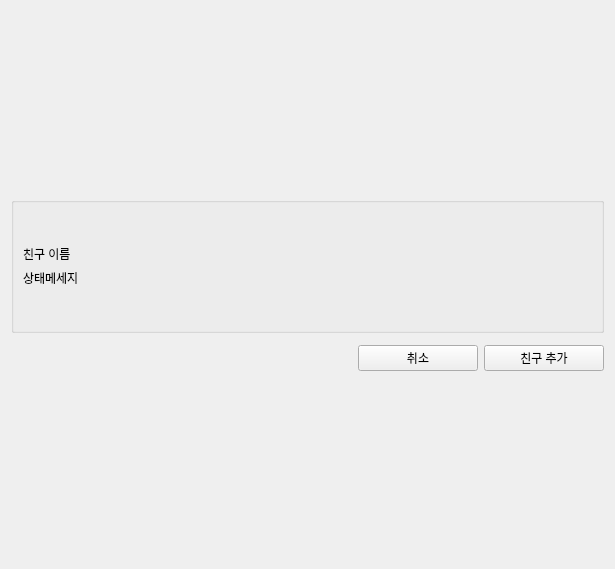
<?xml version="1.0" encoding="UTF-8"?>
<ui version="4.0">
 <class>SerchOk</class>
 <widget class="QWidget" name="SerchOk">
  <property name="geometry">
   <rect>
    <x>0</x>
    <y>0</y>
    <width>615</width>
    <height>569</height>
   </rect>
  </property>
  <property name="windowTitle">
   <string>Form</string>
  </property>
  <layout class="QVBoxLayout" name="verticalLayout_2">
   <item>
    <spacer name="verticalSpacer">
     <property name="orientation">
      <enum>Qt::Orientation::Vertical</enum>
     </property>
     <property name="sizeHint" stdset="0">
      <size>
       <width>20</width>
       <height>200</height>
      </size>
     </property>
    </spacer>
   </item>
   <item>
    <layout class="QVBoxLayout" name="verticalLayout">
     <item>
      <widget class="QGroupBox" name="groupBox">
       <property name="minimumSize">
        <size>
         <width>0</width>
         <height>50</height>
        </size>
       </property>
       <property name="title">
        <string/>
       </property>
       <layout class="QVBoxLayout" name="verticalLayout_3">
        <item>
         <spacer name="verticalSpacer_4">
          <property name="orientation">
           <enum>Qt::Orientation::Vertical</enum>
          </property>
          <property name="sizeHint" stdset="0">
           <size>
            <width>20</width>
            <height>40</height>
           </size>
          </property>
         </spacer>
        </item>
        <item>
         <widget class="QLabel" name="nameLabel">
          <property name="text">
           <string>&lt;html&gt;&lt;head/&gt;&lt;body&gt;&lt;p&gt;친구 이름&lt;/p&gt;&lt;/body&gt;&lt;/html&gt;</string>
          </property>
         </widget>
        </item>
        <item>
         <widget class="QLabel" name="statusLabel">
          <property name="minimumSize">
           <size>
            <width>0</width>
            <height>0</height>
           </size>
          </property>
          <property name="text">
           <string>상태메세지</string>
          </property>
         </widget>
        </item>
        <item>
         <spacer name="verticalSpacer_5">
          <property name="orientation">
           <enum>Qt::Orientation::Vertical</enum>
          </property>
          <property name="sizeHint" stdset="0">
           <size>
            <width>20</width>
            <height>40</height>
           </size>
          </property>
         </spacer>
        </item>
       </layout>
      </widget>
     </item>
    </layout>
   </item>
   <item>
    <spacer name="verticalSpacer_3">
     <property name="orientation">
      <enum>Qt::Orientation::Vertical</enum>
     </property>
     <property name="sizeHint" stdset="0">
      <size>
       <width>20</width>
       <height>20</height>
      </size>
     </property>
    </spacer>
   </item>
   <item>
    <layout class="QHBoxLayout" name="horizontalLayout">
     <item>
      <spacer name="horizontalSpacer">
       <property name="orientation">
        <enum>Qt::Orientation::Horizontal</enum>
       </property>
       <property name="sizeHint" stdset="0">
        <size>
         <width>40</width>
         <height>20</height>
        </size>
       </property>
      </spacer>
     </item>
     <item>
      <widget class="QPushButton" name="exitBtn">
       <property name="minimumSize">
        <size>
         <width>120</width>
         <height>0</height>
        </size>
       </property>
       <property name="text">
        <string>취소</string>
       </property>
      </widget>
     </item>
     <item>
      <widget class="QPushButton" name="addfriendBtn">
       <property name="minimumSize">
        <size>
         <width>120</width>
         <height>0</height>
        </size>
       </property>
       <property name="text">
        <string>친구 추가</string>
       </property>
      </widget>
     </item>
    </layout>
   </item>
   <item>
    <spacer name="verticalSpacer_2">
     <property name="orientation">
      <enum>Qt::Orientation::Vertical</enum>
     </property>
     <property name="sizeHint" stdset="0">
      <size>
       <width>20</width>
       <height>200</height>
      </size>
     </property>
    </spacer>
   </item>
  </layout>
 </widget>
 <resources/>
 <connections/>
</ui>
